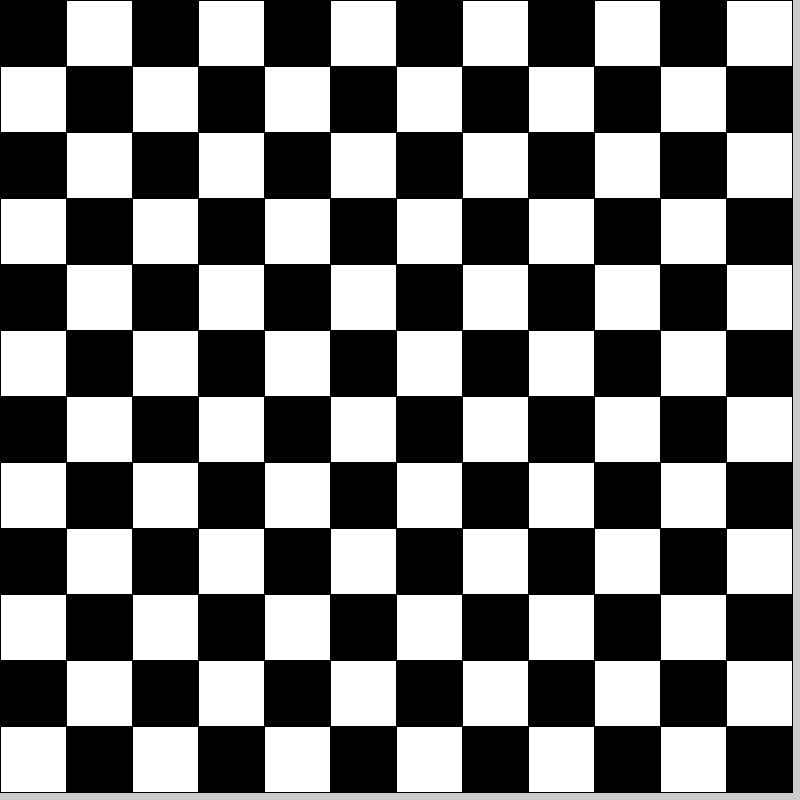
Frame 1 (no input)
Frame 60 (the mouse pressed at the canvas centre just before this capture): identical to frame 1, image omitted
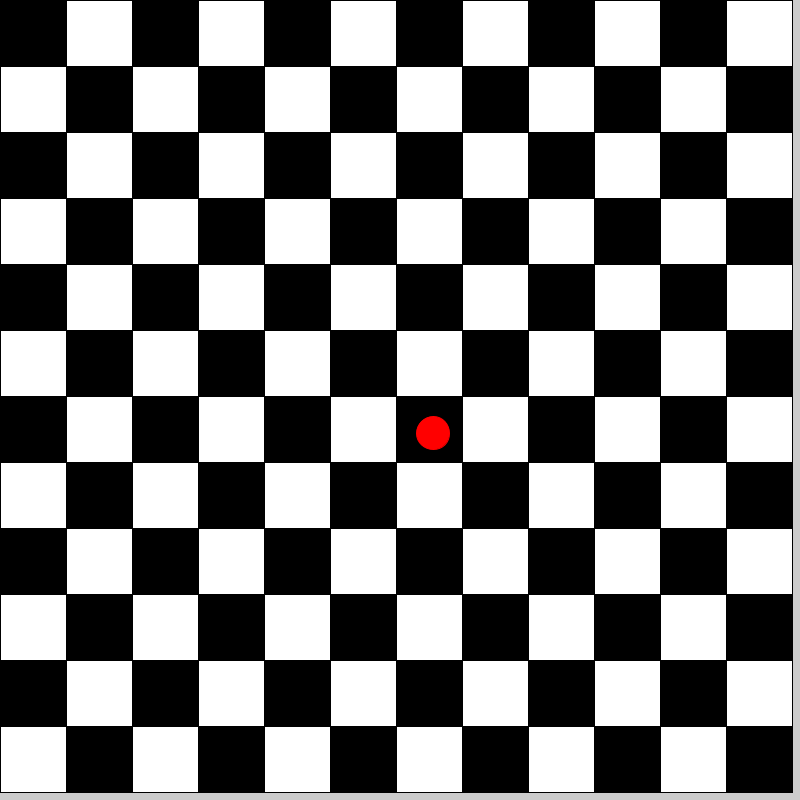
Frame 120 (the mouse held since frame 60 and released just before this capture)

The Processing sketch that drew these frames (run headless with seeded random() and noise(); from frame 60 on, the mouse is pressed at the canvas centre):

// Processing sketch: HW3a
// ── HW3a.pde
final int n = 12;
int mouse_x = 0, mouse_y = 0, 
    temp_x = 0, temp_y = 0,
    count = 0, 
    drag_flag = 0, lock_drag = 0, color_drag = 0;
int[][] a = new int[n][n]; // a[i][j] = 1 means the rect[i][j] has the chess, a[i][j] = 0 means it does have. 
int[][] b = new int[n][n]; // b[i][j] = 1 means the color of a[i][j] is red, b[i][j] = 0 means the color is green. 

void setup(){
  size(800,800);
  for(int i = 0; i < n; i++){
    for(int j = 0; j < n; j++){
      a[i][j] = b[i][j] = 0;
    }
  }
}

void draw(){
  for(int i = 0; i < n; i++){
    for(int j = 0; j < n; j++){
      if( (i+j) % 2 == 0 ) fill(0);
      else fill(255);
      rect(width/n*i, height/n*j, width/n, height/n);
    
      if(a[i][j] == 1)
      {
        if(b[i][j] == 1){
          fill(255, 0, 0); 
          stroke(255, 0, 0);
          ellipse(i*width/n+width/n/2, j*height/n+width/n/2, width/n/2, height/n/2);
        }
        else if(b[i][j] == 2){
          fill(0, 255, 0);
          stroke(0, 255, 0);
          ellipse(i*width/n+width/n/2, j*height/n+width/n/2, width/n/2, height/n/2);
        } 
        stroke(0);
      }
    }  
  }
  
  if(drag_flag == 1){
    if(color_drag == 1){
      fill(255,0,0);
      stroke(255, 0, 0);
      ellipse(mouse_x, mouse_y, width/n/2, height/n/2);
    }
    else if(color_drag == 2){
      fill(0,255, 0);
      stroke(0, 255, 0); 
      ellipse(mouse_x, mouse_y, width/n/2, height/n/2); 
    }
    stroke(0);    
  }  
}

void mousePressed(){
  temp_x = mouseX;
  temp_y = mouseY;
  lock_drag = 1;
  
  if(a[mouseX / (width/n)][mouseY / (height/n)] == 0){
    a[mouseX / (width/n)][mouseY / (height/n)] = 1;
    count++;
    if(count % 2 == 1)
     b[mouseX / (width/n)][mouseY / (height/n)] = 1;
    else
     b[mouseX / (width/n)][mouseY / (height/n)] = 2;
  }   
  color_drag = b[temp_x / (width/n)][temp_y / (height/n)];
}

void mouseDragged(){
  mouse_x = mouseX;
  mouse_y = mouseY;
  drag_flag = 1;

  if( (a[mouse_x / (width/n)][mouse_y / (height/n)] == 1) && (lock_drag == 1) ){
    a[mouse_x / (width/n)][mouse_y / (height/n)] = 0;
    lock_drag = 0;
  }
}

void mouseReleased(){
  drag_flag = 0;
  if(a[mouseX / (width/n)][mouseY / (height/n)] == 0){
    if( ( mouseX / (width/n) != temp_x / (width/n) ) || ( mouseY / (height/n) != temp_y / (height/n) ) ){
      a[mouseX / (width/n)][mouseY / (height/n)] = 1;
      b[mouseX / (width/n)][mouseY / (height/n)] = b[temp_x / (width/n)][temp_y / (height/n)];
      a[temp_x / (width/n)][temp_y / (height/n)] = 0;
      b[temp_x / (width/n)][temp_y / (height/n)] = 0; 
    }
    else a[temp_x / (width/n)][temp_y / (height/n)] = 1;
  }
  else a[temp_x / (width/n)][temp_y / (height/n)] = 1; 
}
